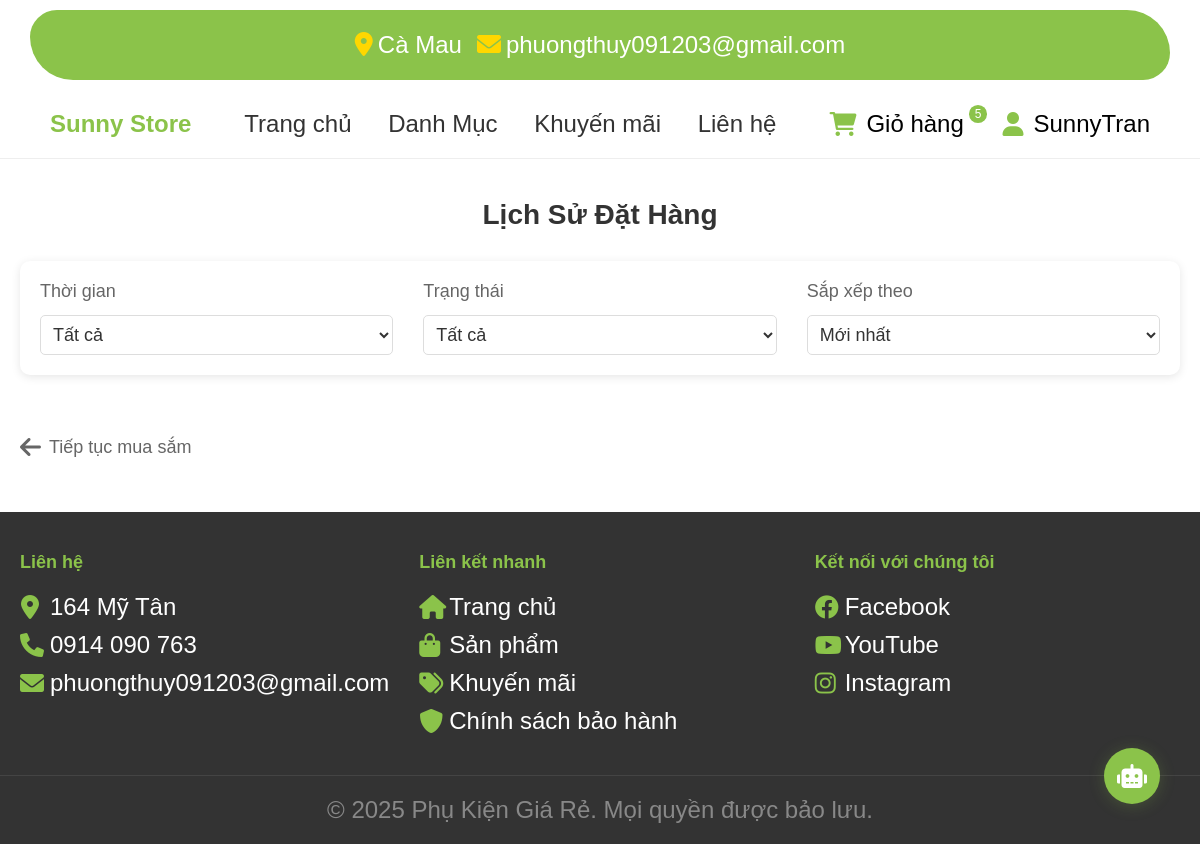
Before: /order_history.php (signed in) with the older database file.
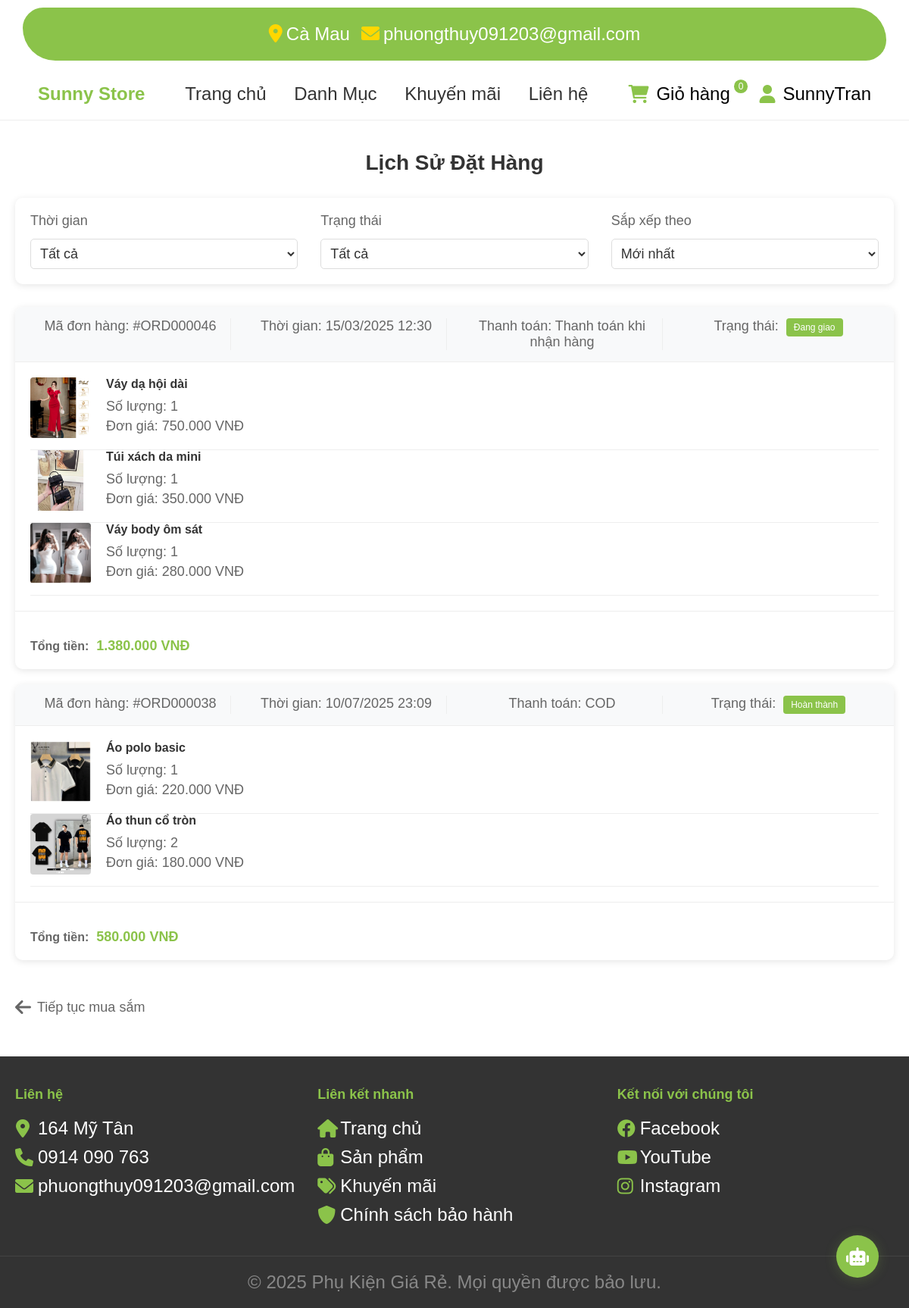
After: the same page with the newer database file.
### tables this page shows
CREATE TABLE `donhang` (
  `donhangid` int(11) NOT NULL,
  `manguoidung` int(11) NOT NULL,
  `ten_nguoi_dat` varchar(100) NOT NULL,
  `ngaydat` datetime DEFAULT current_timestamp(),
  `trangthai` varchar(50) NOT NULL,
  `tongtien` decimal(10,2) NOT NULL,
  `diachigiao` text NOT NULL,
  `sdt` varchar(15) NOT NULL,
  `phuongthuctt` varchar(50) NOT NULL
);

CREATE TABLE `chitietdonhang` (
  `chitietdonhangid` int(11) NOT NULL,
  `madonhang` int(11) NOT NULL,
  `masanpham` int(11) NOT NULL,
  `sizeid` int(11) NOT NULL,
  `soluong` int(11) NOT NULL,
  `gia` decimal(10,2) NOT NULL
);

CREATE TABLE `sanpham` (
  `sanphamid` int(11) NOT NULL,
  `tensanpham` varchar(255) NOT NULL,
  `mota` text DEFAULT NULL,
  `gia` decimal(10,2) NOT NULL,
  `madanhmuc` int(11) DEFAULT NULL,
  `makhuyenmai` int(11) DEFAULT NULL,
  `chatlieu` varchar(255) DEFAULT NULL,
  `thuonghieu` varchar(255) DEFAULT NULL,
  `baohanh` varchar(255) DEFAULT NULL,
  `gianhap` decimal(10,2) DEFAULT NULL
);

### connect.php (called while the page is built, shortened)
<?php
    $servername = "localhost";
    $username = "root";
    $password = "";
    $dbname = "shoplinhkien";
    $conn = mysqli_connect($servername, $username, $password, $dbname);
    function getCartItemCount($userId) {
        global $conn;
        $sql = "SELECT COUNT(*) as total
                FROM chitietgiohang cg
                JOIN giohang g ON cg.magiohang = g.giohangid
                WHERE g.manguoidung = ?";
        $stmt = mysqli_prepare($conn, $sql);
        mysqli_stmt_bind_param($stmt, "i", $userId);
        mysqli_stmt_execute($stmt);
        $result = mysqli_stmt_get_result($stmt);
        $row = mysqli_fetch_assoc($result);
        return $row['total'];
    }
?>

### order_history.php (the view, shortened to what this page needs)
<?php
include 'connect.php';
$userId = $_SESSION['id'];
$timeFilter = isset($_GET['time_filter']) ? $_GET['time_filter'] : 'all';
$statusFilter = isset($_GET['status']) ? $_GET['status'] : 'all';
$sortFilter = isset($_GET['sort_filter']) ? $_GET['sort_filter'] : 'newest';
$orderQuery = "SELECT DISTINCT dh.donhangid, dh.ngaydat, dh.trangthai, dh.tongtien, dh.phuongthuctt
               FROM donhang dh
               WHERE dh.manguoidung = ?";
switch($sortFilter) {
    default:
        $orderQuery .= " ORDER BY dh.donhangid DESC";
}
$stmt = $conn->prepare($orderQuery);
if ($statusFilter !== 'all') {
    $stmt->bind_param("is", $userId, $statusFilter);
} else {
    $stmt->bind_param("i", $userId);
}
$stmt->execute();
$orders = $stmt->get_result()->fetch_all(MYSQLI_ASSOC);
?>
<?php
include 'header.php';
?>
<div class="order-history-container">
    <h1 class="page-title">Lịch Sử Đặt Hàng</h1>
    <div class="filter-section">
        <div class="filter-grid">
                <div class="filter-group">
                    <label class="filter-label">Thời gian</label>
                    <select class="filter-select" name="time_filter">
                        <option value="all" <?php echo $timeFilter == 'all' ? 'selected' : ''; ?>>Tất cả</option>
                    </select>
                </div>
                <div class="filter-group">
                    <label class="filter-label">Trạng thái</label>
                    <select class="filter-select" name="status">
                        <option value="all" <?php echo $statusFilter == 'all' ? 'selected' : ''; ?>>Tất cả</option>
                    </select>
                </div>
                <div class="filter-group">
                    <label class="filter-label">Sắp xếp theo</label>
                    <select class="filter-select" name="sort_filter">
                        <option value="newest" <?php echo $sortFilter == 'newest' ? 'selected' : ''; ?>>Mới nhất</option>
                    </select>
                </div>
            </div>
        </div>
        <?php foreach ($orders as $order): ?>
            <div class="order-card">
                <div class="order-header">
                    <div class="order-info">
                        <p>Mã đơn hàng: #ORD<?php echo str_pad($order['donhangid'], 6, '0', STR_PAD_LEFT); ?></p>
                        <p>Thời gian: <?php echo date('d/m/Y H:i', strtotime($order['ngaydat'])); ?></p>
                        <p>Thanh toán: <?php echo $order['phuongthuctt']; ?></p>
                        <p>Trạng thái: <span class="badge <?php
                            switch($order['trangthai']) {
                                case 'Hoàn thành':
                                    echo 'bg-success';
                                    break;
                                default:
                                    echo 'bg-secondary';
                            }
                        ?>"><?php echo $order['trangthai']; ?></span></p>
                    </div>
                </div>
                <div class="order-content">
                    <?php
                    $detailQuery = "SELECT ctdh.*, sp.tensanpham,
                   (SELECT duongdan FROM hinhanhsanpham WHERE masanpham = sp.sanphamid LIMIT 1) as duongdan
                FROM chitietdonhang ctdh
                JOIN sanpham sp ON ctdh.masanpham = sp.sanphamid
                WHERE ctdh.madonhang = ?";
                    $detailStmt = $conn->prepare($detailQuery);
                    $detailStmt->bind_param("i", $order['donhangid']);
                    $detailStmt->execute();
                    $products = $detailStmt->get_result()->fetch_all(MYSQLI_ASSOC);
                    ?>
                    <?php foreach ($products as $product): ?>
                    <div class="product-info">
                        <img src="picture/<?php echo $product['duongdan']; ?>" alt="<?php echo $product['tensanpham']; ?>">
                        <div class="product-details">
                            <h3><?php echo $product['tensanpham']; ?></h3>
                            <p>Số lượng: <?php echo $product['soluong']; ?></p>
                            <p>Đơn giá: <?php echo number_format($product['gia'], 0, ',', '.'); ?> VNĐ</p>
                        </div>
                    </div>
                    <?php endforeach; ?>
                </div>
                <div class="order-footer">
                    <div class="order-total">
                        <span class="total-label">Tổng tiền:</span>
                        <?php
                        $calculatedTotal = 0;
                        foreach ($products as $product) {
                            $calculatedTotal += $product['soluong'] * $product['gia'];
                        }
                        ?>
                        <span class="total-value"><?php echo number_format($calculatedTotal, 0, ',', '.'); ?> VNĐ</span>
                    </div>
                </div>
            </div>
        <?php endforeach; ?>
        <a href="home.php" class="continue-shopping">
            <i class="fas fa-arrow-left"></i> Tiếp tục mua sắm
        </a>
    </div>
<?php include 'footer.php'; ?>
</body>
</html>

### header.php (shortened to what this page needs)
<?php
    require_once 'connect.php';
?>
<!DOCTYPE html>
<html lang="en">
<head>
    <link href="https://cdnjs.cloudflare.com/ajax/libs/font-awesome/6.0.0/css/all.min.css" rel="stylesheet">
</head>
<body>
    <div class="top-bar">
        <div class="top-info">
            <span><i class="fas fa-map-marker-alt"></i>Cà Mau</span>
            <span><i class="fas fa-envelope"></i>phuongthuy091203@gmail.com</span>
        </div>
    </div>
    <header>
        <a href="home.php" class="logo">Sunny Store</a>
        <nav>
            <a href="home.php">Trang chủ</a>
            <div class="dropdown">
                <a href="#">Danh Mục</a>
            </div>
            <a href="promotion.php">Khuyến mãi</a>
            <a href="#" id="openContactModal">Liên hệ</a>
        </nav>
        <div class="header-icons">
            <a href="cart.php">
                <i class="fas fa-shopping-cart"></i>
                Giỏ hàng
                <?php if(isset($_SESSION['id'])): ?>
                    <span class="cart-count"><?php echo getCartItemCount($_SESSION['id']); ?></span>
                <?php endif; ?>
            </a>
            <?php if(isset($_SESSION['id'])): ?>
                <div class="dropdown">
                    <a href="#" class="dropdown-toggle">
                        <i class="fas fa-user"></i> <?php echo $_SESSION['ten_dang_nhap']; ?>
                    </a>
                </div>
            <?php else: ?>
                <a href="login.php"><i class="fas fa-user"></i> Đăng nhập</a>
            <?php endif; ?>
        </div>
    </header>
    <?php include 'popupchatbot.php'; ?>

### popupchatbot.php (shortened to what this page needs)
<div id="chatBubbleBtn">
    <i class="fas fa-robot"></i>
</div>

### footer.php (shortened to what this page needs)
    <footer>
        <div class="footer-container">
            <div class="footer-section">
                <h3>Liên hệ</h3>
                <p><i class="fas fa-map-marker-alt"></i>164 Mỹ Tân</p>
                <p><i class="fas fa-phone"></i> 0914 090 763</p>
                <p><i class="fas fa-envelope"></i>phuongthuy091203@gmail.com</p>
            </div>
            <div class="footer-section">
                <h3>Liên kết nhanh</h3>
                <ul>
                    <li><a href="#"><i class="fas fa-home"></i> Trang chủ</a></li>
                    <li><a href="#"><i class="fas fa-shopping-bag"></i> Sản phẩm</a></li>
                    <li><a href="#"><i class="fas fa-tags"></i> Khuyến mãi</a></li>
                    <li><a href="#"><i class="fas fa-shield-alt"></i> Chính sách bảo hành</a></li>
                </ul>
            </div>
            <div class="footer-section">
                <h3>Kết nối với chúng tôi</h3>
                <a href="#"><i class="fab fa-facebook"></i> Facebook</a>
                <a href="#"><i class="fab fa-youtube"></i> YouTube</a>
                <a href="#"><i class="fab fa-instagram"></i> Instagram</a>
            </div>
        </div>
        <div class="footer-bottom">
            <p>&copy; 2025 Phụ Kiện Giá Rẻ. Mọi quyền được bảo lưu.</p>
        </div>
    </footer>
</body>
</html>

### header.php (style rules this page uses)
* { margin: 0; padding: 0; font-size: 24px; box-sizing: border-box; font-family: Arial, sans-serif; }
.top-bar { display: flex; justify-content: center; align-items: center; background-color: #8BC34A; color: white; padding: 15px 20px; border-radius: 50px 80px 50px 80px; max-width:95%; height: 70px; margin: 10px auto; flex-wrap: nowrap; }
.top-info, .top-links { display: flex; gap: 15px; }
.top-info i { color: #FFD700; margin-right: 5px; }
header { padding: 20px 50px; display: flex; justify-content: space-between; align-items: center; border-bottom: 1px solid #eee; }
.header-icons { display: flex; gap: 15px; }
.header-icons i { color: #8BC34A; margin-right: 5px; }
.header-icons a { text-decoration: none; color: inherit; display: flex; align-items: center; gap: 5px; }
.logo { font-size: 24px; font-weight: bold; color: #8BC34A; text-decoration: none; }
nav a { text-decoration: none; color: #333; margin: 0 15px; }
.dropdown { position: relative; display: inline-block; }
.cart-count { background-color: #8BC34A; color: white; border-radius: 50%; padding: 2px 6px; font-size: 12px; position: relative; top: -10px; }

### popupchatbot.php (style rules this page uses)
#chatBubbleBtn { position: fixed; bottom: 40px; right: 40px; z-index: 99999; cursor: pointer; background: #8BC34A; color: #fff; width: 56px; height: 56px; border-radius: 50%; display: flex; align-items: center; justify-content: center; box-shadow: 0 2px 16px rgba(140,195,74,0.22); font-size: 2rem; transition: box-shadow 0.2s; }

### order_history.php (style rules this page uses)
.order-history-container { max-width: 1200px; margin: 40px auto; padding: 0 20px; }
.page-title { font-size: 28px; color: #333; margin-bottom: 30px; text-align: center; }
.order-card { background: white; border-radius: 10px; box-shadow: 0 2px 10px rgba(0,0,0,0.1); margin-bottom: 20px; overflow: hidden; }
.order-header { display: flex; justify-content: space-between; align-items: center; padding: 20px; background: #f9f9f9; border-bottom: 1px solid #eee; }
.order-info { display: grid; grid-template-columns: repeat(4, 1fr); gap: 20px; width: 100%; text-align: center; }
.order-info p { margin: 0; color: #666; padding: 0 10px; border-right: 1px solid #eee; font-size: 18px; }
.order-info p:last-child { border-right: none; }
.order-info p:last-child span { background-color: #8BC34A; color: white; padding: 5px 10px; border-radius: 4px; display: inline-block; margin-left: 5px; }
.order-header { display: flex; justify-content: space-between; padding: 15px 20px; background: #f8f9fa; border-bottom: 1px solid #eee; }
.order-content { padding: 20px; }
.product-info { display: flex; gap: 20px; align-items: center; padding-bottom: 15px; border-bottom: 1px solid #eee; }
.product-info img { width: 80px; height: 80px; object-fit: cover; border-radius: 4px; }
.product-details h3 { margin: 0 0 10px 0; font-size: 16px; color: #333; }
.product-details p { margin: 5px 0; color: #666; font-size: 18px; }
.order-total { text-align: right; padding-top: 15px; font-weight: bold; font-size: 16px; color: #333; }
.order-footer { padding: 20px; border-top: 1px solid #eee; display: flex; justify-content: space-between; align-items: center; }
.order-total { display: flex; align-items: center; gap: 10px; }
.total-label { font-size: 16px; color: #666; }
.total-value { font-size: 18px; color: #8BC34A; font-weight: bold; }
.continue-shopping { display: inline-flex; align-items: center; color: #666; text-decoration: none; margin-top: 30px; font-size: 18px; transition: color 0.3s ease; }
.continue-shopping i { margin-right: 8px; }
.filter-section { background: white; padding: 20px; border-radius: 10px; box-shadow: 0 2px 10px rgba(0,0,0,0.1); margin-bottom: 30px; }
.filter-grid { display: grid; grid-template-columns: repeat(3, 1fr); gap: 30px; max-width: 1200px; margin: 0 auto; }
.filter-group { display: flex; flex-direction: column; gap: 8px; }
.filter-label { font-size: 18px; color: #666; font-weight: 500; margin-bottom: 5px; }
.filter-select { padding: 8px; border: 1px solid #ddd; border-radius: 5px; font-size: 18px; color: #333; background-color: #fff; cursor: pointer; outline: none; transition: border-color 0.3s; width: 100%; }
.filter-select option { font-size: 18px; }
.badge { font-size: 12px; padding: 4px 8px; border-radius: 4px; display: inline-block; }

Changed rows visible on the page:
added donhang: donhangid "000046", ngaydat "15/03/2025 12:30", phuongthuctt "Thanh toán khi nhận hàng", trangthai "Đang giao", calculatedTotal "1.380.000"
added chitietdonhang: shows a picture, masanpham.tensanpham "Váy dạ hội dài", soluong "1", gia "750.000", shown under "000046"
added chitietdonhang: shows a picture, masanpham.tensanpham "Túi xách da mini", soluong "1", gia "350.000", shown under "000046"
added chitietdonhang: shows a picture, masanpham.tensanpham "Váy body ôm sát", soluong "1", gia "280.000", shown under "000046"
added donhang: donhangid "000038", ngaydat "10/07/2025 23:09", phuongthuctt "COD", trangthai "Hoàn thành", calculatedTotal "580.000"
added chitietdonhang: shows a picture, masanpham.tensanpham "Áo polo basic", soluong "1", gia "220.000", shown under "000038"
added chitietdonhang: shows a picture, masanpham.tensanpham "Áo thun cổ tròn", soluong "2", gia "180.000", shown under "000038"
Other visible differences:
getCartItemCount($_SESSION['id']): "5" → "0"
